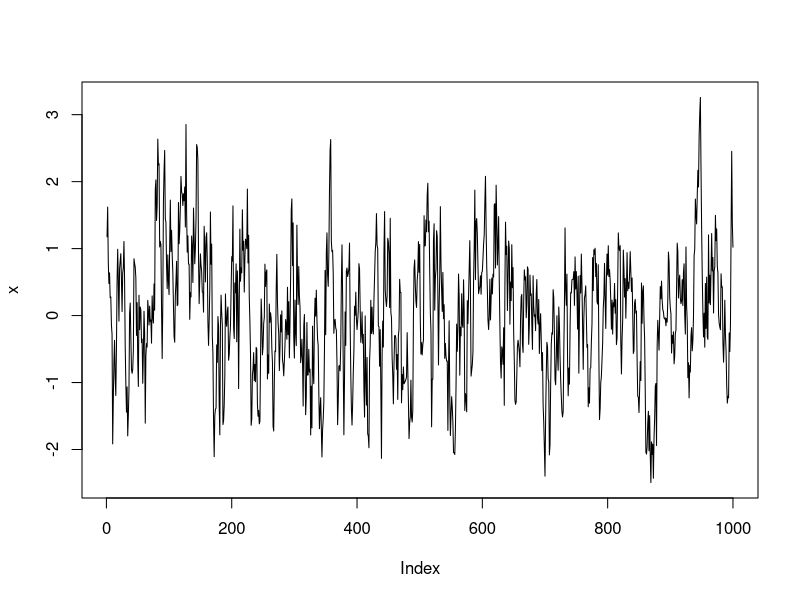

Write R code to recreate this figure.
#intro_to_R_W5
?numeric
?rnorm
#dnorm为概率密度函数，返回给定x下的概率值。dnorm(z)等价于f(x=z)
#pnorm为概率分布函数。pnorm(z)等价于P[x<=z]
#qnorm为pnorm的逆运算，返回给定P下的z。
#rnorm生成符合正态分布的随机数。

n=1000
x=numeric(n)
x[1]=rnorm(1)
for (i in 2:n){
  e=rnorm(1)
  x[i]=0.8*x[i-1]+0.6*e
}
plot(x,type="l")

##setting negative to 0
for (I in seq_along(x))
  if(x[i]<0)
    x[i]=0

#syn:result=ifelse(condition,yes,no)
x=ifelse(x<0,0,x)

n=5
?sample
x=sample(n)
y=sample(n)
x;y
#set zi=max{xi,yi}
z=numeric(n)
for (i in seq_along(z)){
  if(x[i]>y[i]){
    z[i]=x[i]
  }else{
    z[i]=y[i]
  }
}

z=ifelse(x>y,x,y)
z

#avoid loops
x=rnorm(1e6)
y=rnorm(1e6)
system.time({z=x+y})

system.time({
  z=numeric(length(x))
  for(i in seq_along(x))
    z[i]=x[i]+y[i]
})

?numeric
n=length(x)
d=numeric(n-1)
typeof(numeric(n-1))
for(i in seq_along(d))
  d[i]=x[i+1]-x[i]
d
###avoid loop
n=length(x)
d=x[-1]-x[-n]
d





